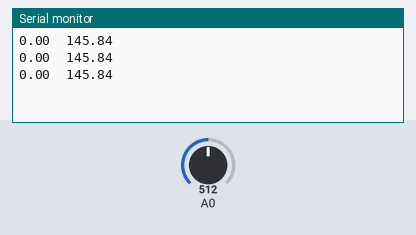
Recording of a sketch running on a simulated Arduino Uno, built with avr-gcc and run on an emulated ATmega328P. On the bench: the last lines printed to the serial monitor. The inputs (shaded band) are chosen by the test bench; at power-on: A0 = 512.

Above: at 1.3 s.
1.4 s: A0 set to 716
At 1.9 s:
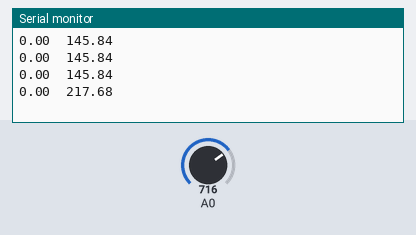
2.9 s: A0 set to 900
At 3.4 s:
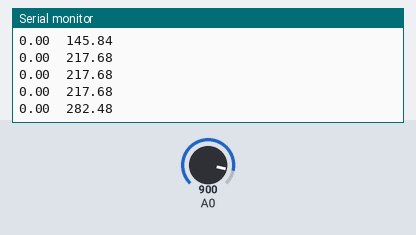
Timing chart, 0 to 5.9 s (numbered marks = the images above; inputs shaded):
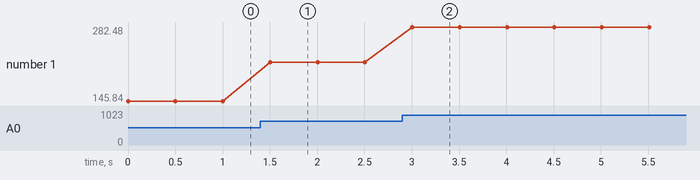

Measured:
- after the input at 1.4 s, the serial monitor: prints a new line after 0.10 s (image 1)
- after the input at 2.9 s, the serial monitor: prints a new line after 0.11 s (image 2)
- plotted number 1: 145.84 → 217.68 after the input at 1.4 s, 217.68 → 282.48 after the input at 2.9 s

The sketch:

AnalogSensor.ino
```cpp
/*
VernierAnalogSensor (v 2014.09)
Reads a Vernier analog (BTA) Sensor connected to pin A0 of the Arduino.
This sketch displays the time and sensor readings on the Serial Monitor.
As written, the readings will be displayed every half second.
Change the variable TimeBetweenReadings to change the rate.

 See www.vernier.com/arduino for more information.
*/

////////////////////////////////////////
// This is the information on the sensor being used.
//See the www.vernier.com/products/sensors.
//WIDE RANGE TEMP
float Intercept = -34.46;
float Slope = 72.05;
int TimeBetweenReadings = 500; // in ms
/////////////////////////////////////////
void setup()
{
  Serial.begin(9600); //initialize serial communication at 9600 baud
}

void loop()
{
  float Count;
  float Voltage;
  float SensorReading;
  int ReadingNumber=0;
  float Time;
  //the print below does the division first to avoid overflows
  Serial.print(ReadingNumber/1000.0*TimeBetweenReadings);
  Count = analogRead(A0);
  Voltage = Count / 1023 * 5.0;// convert from count to raw voltage
  SensorReading= Intercept + Voltage * Slope;
  Serial.print("\t"); // tab character
  Serial.println(SensorReading);
  delay(TimeBetweenReadings);// delay in between reads for stability
  ReadingNumber++;
}
```
